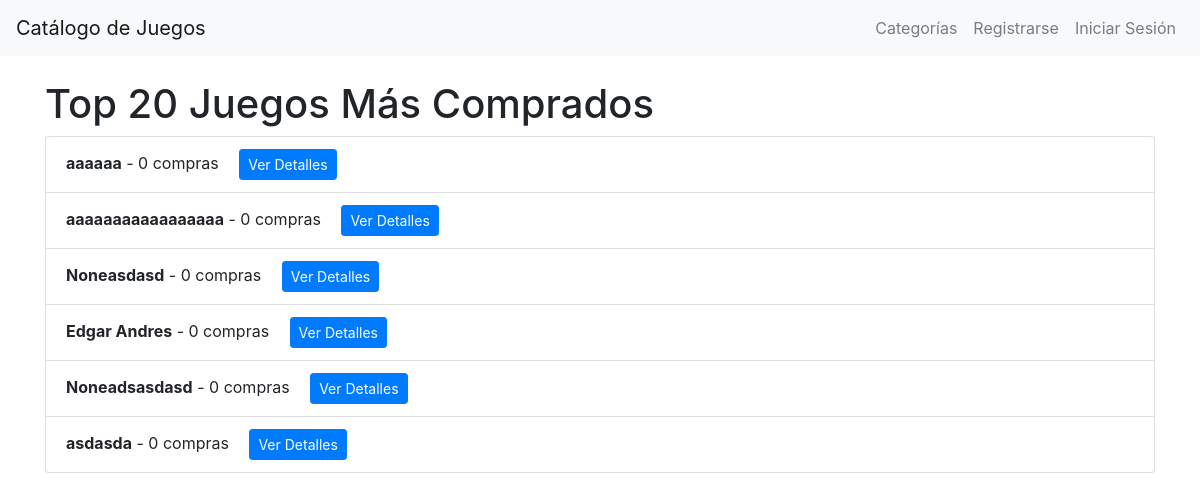
Page /top-juegos/ on the committed database.
### catalogo/models/juego.py (models this page shows, shortened)
class Juego(models.Model):
    nombre = models.CharField(max_length=100)
    descripcion = models.TextField()
    precio = models.DecimalField(max_digits=10, decimal_places=2)
    categoria = models.ForeignKey(
        Categoria,
        on_delete=models.CASCADE,
        related_name='juegos'
    )
    imagen = models.ImageField(upload_to='static/juegos/', null=True, blank=True)

### catalogo/views/juego.py (the view)
# urls.py: path('top-juegos/', juego.top_juegos, name='top_juegos'),
def top_juegos(request):
    top_juegos = Juego.objects.annotate(num_compras=Count('compras')).order_by('-num_compras')[:20]
    return render(request, 'catalogo/top_juegos.html', {'top_juegos': top_juegos})

### templates/catalogo/top_juegos.html (shortened to what this page needs)
{% extends 'base.html' %}
{% block content %}
<h1>Top 20 Juegos Más Comprados</h1>
<ul class="list-group">
    {% for juego in top_juegos %}
    <li class="list-group-item">
        <strong>{{ juego.nombre }}</strong> - {{ juego.num_compras }} compras
        <a href="{% url 'catalogo:detalle_juego' juego.id %}" class="btn btn-primary btn-sm ml-3">Ver Detalles</a>
    </li>
    {% endfor %}
</ul>
{% endblock %}

### rows in the picture
Juego: nombre "aaaaaa", num_compras "0"
Juego: nombre "aaaaaaaaaaaaaaaaa", num_compras "0"
Juego: nombre "Noneasdasd", num_compras "0"
Juego: nombre "Edgar Andres", num_compras "0"
Juego: nombre "Noneadsasdasd", num_compras "0"
Juego: nombre "asdasda", num_compras "0"
